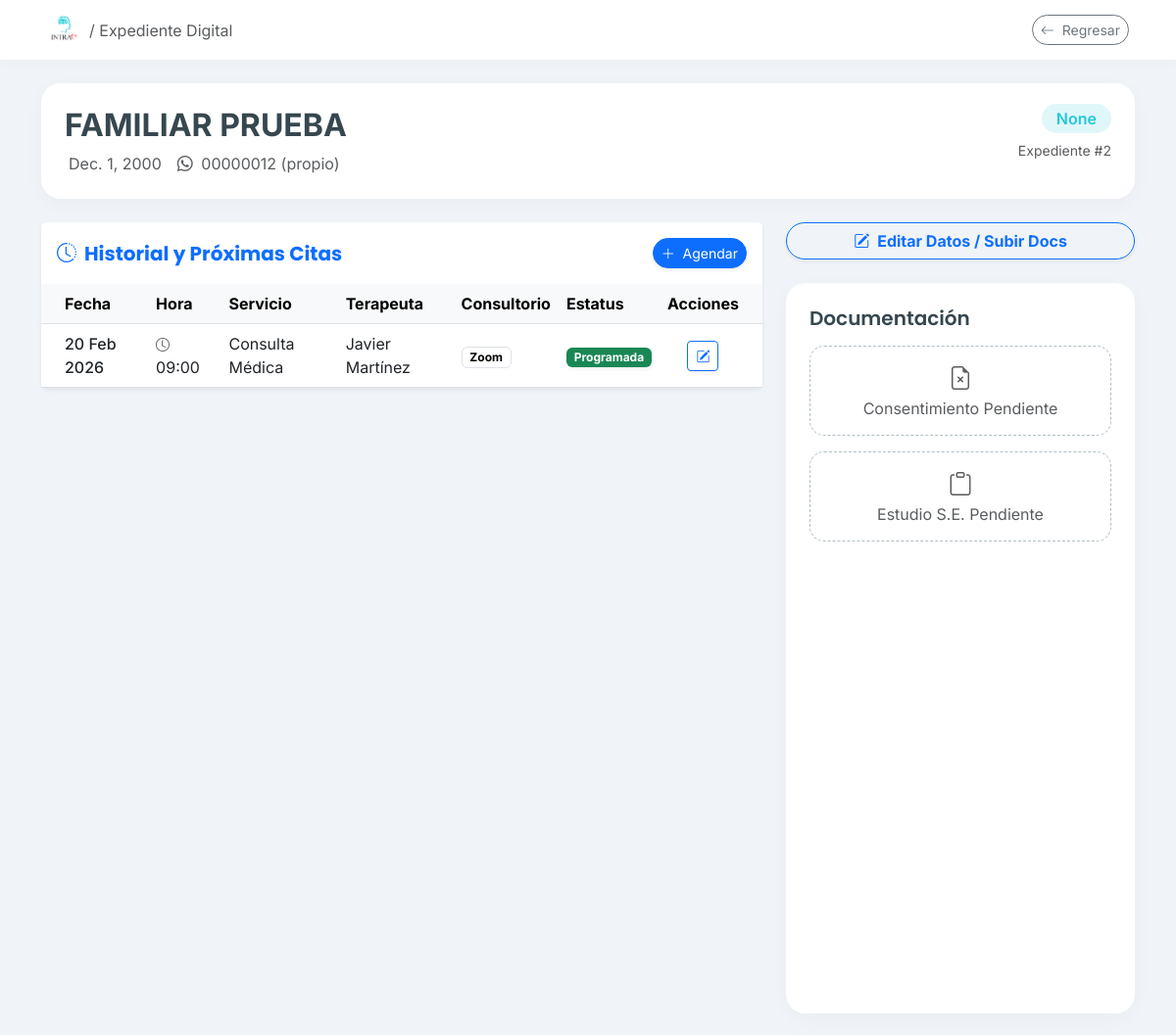
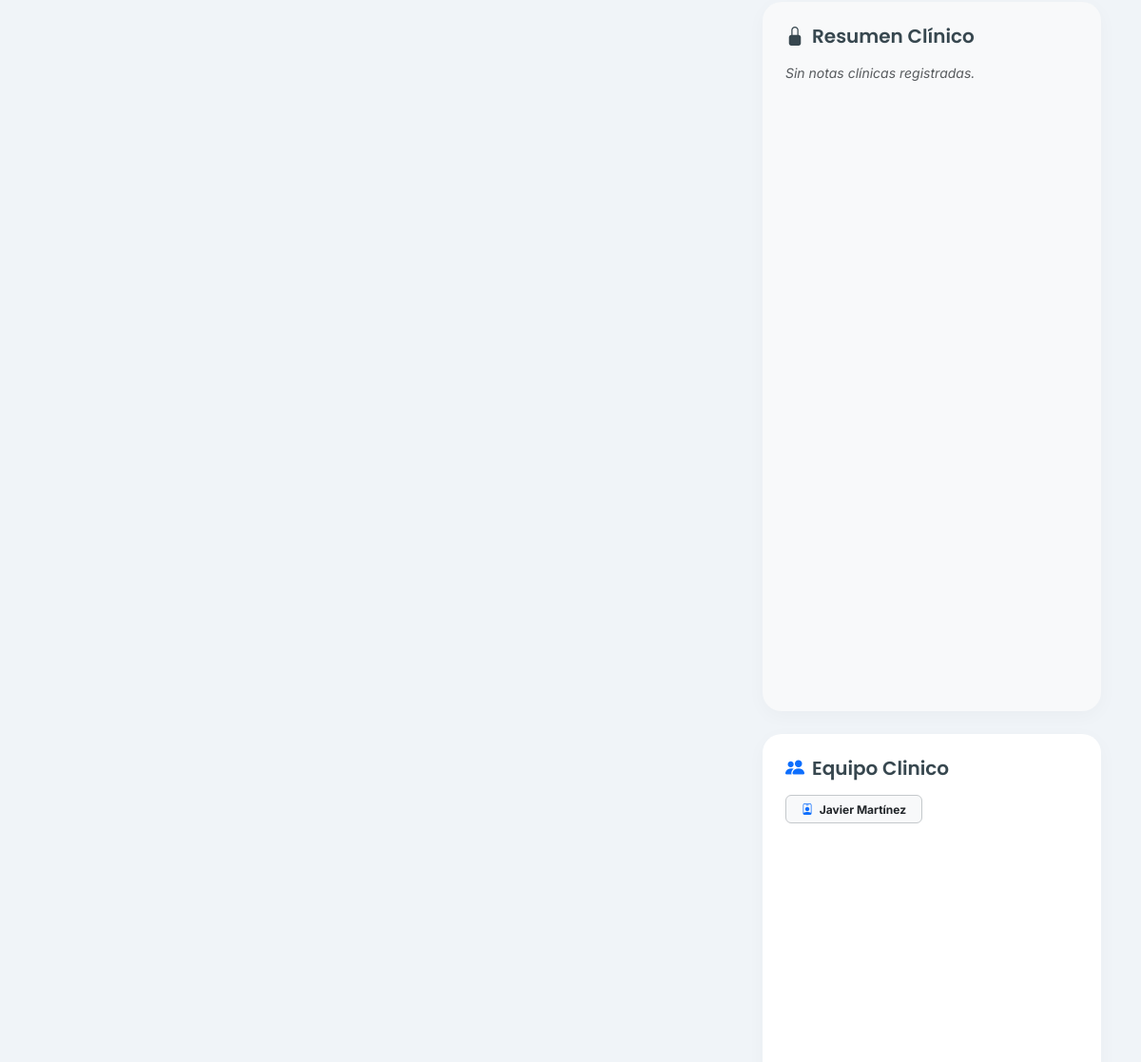
/pacientes/2/ (upper part), run on an earlier commit of the app's database (2 pictures, top to bottom).
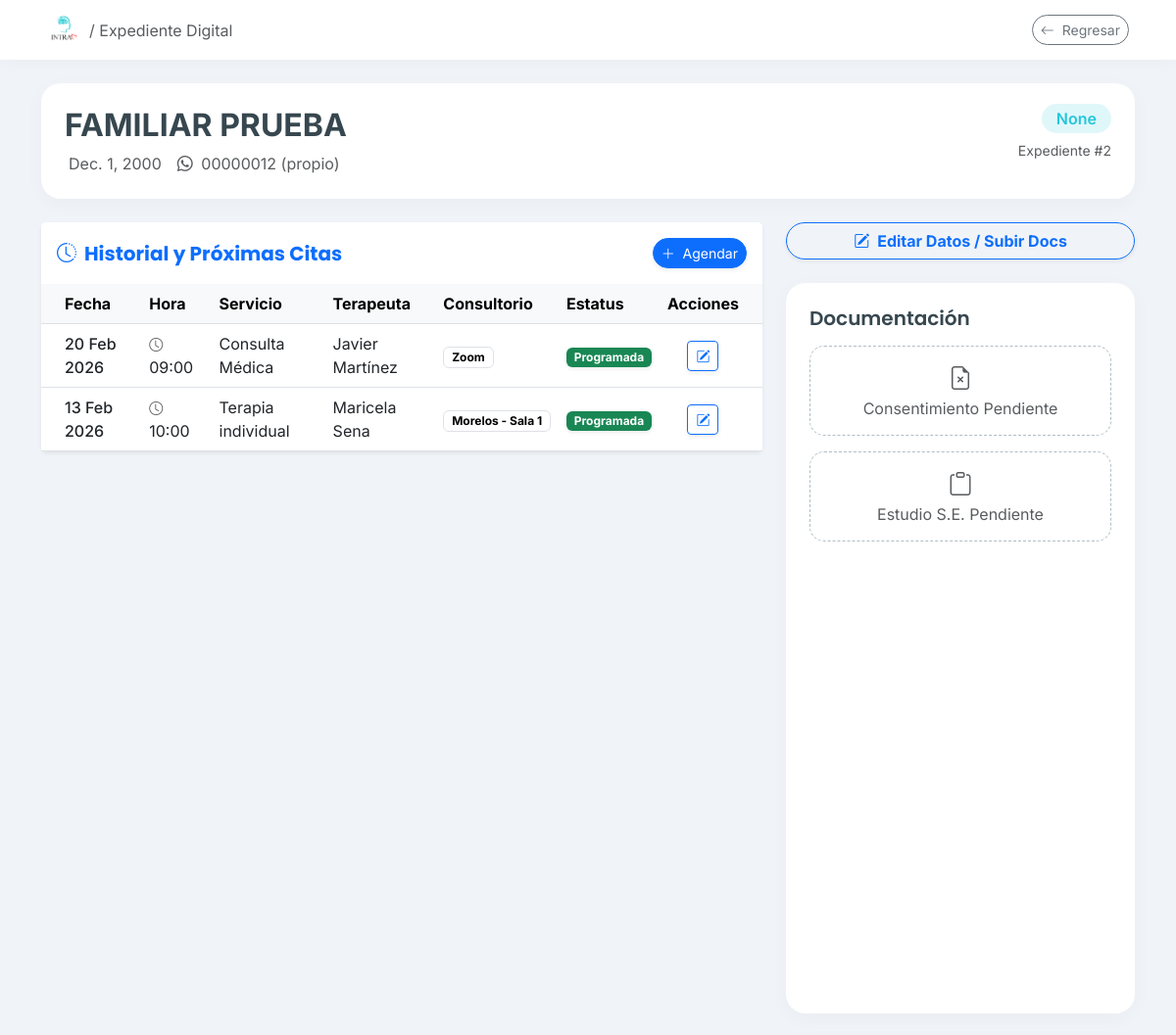
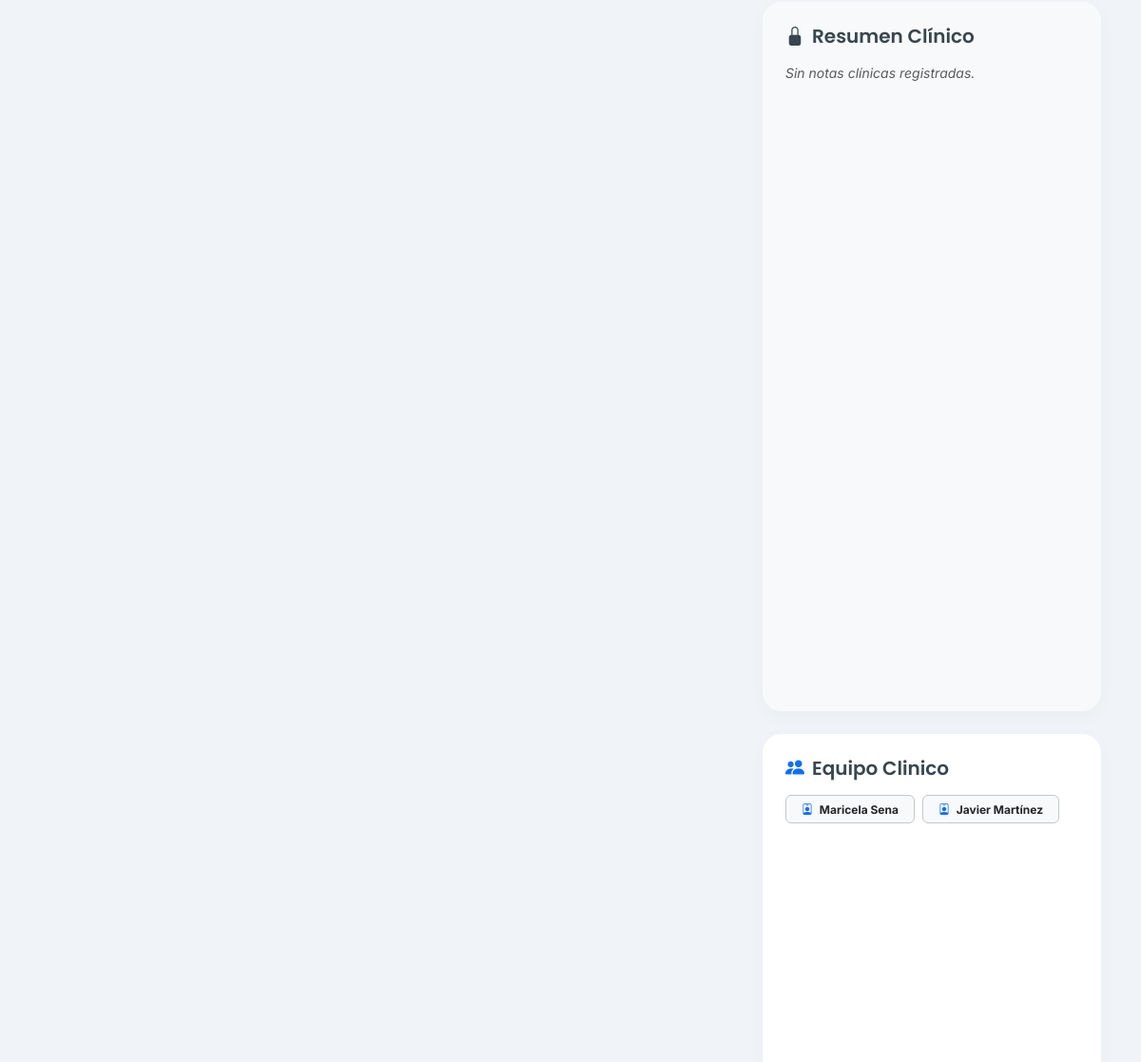
And on a later commit of the database (2 pictures, top to bottom).
### clinica/models.py (models this page shows, shortened)
class Cita(models.Model):
    ESTATUS_CHOICES = [
        ('programada', 'Programada'),
        ('asistio', 'Asistió'),
        ('cancelada', 'Cancelada'),
        ('no_asistio', 'No Asistió'),
    ]
    PAGO_CHOICES = [
        ('Efectivo', 'Efectivo'),
        ('Transferencia', 'Transferencia'),
        ('Terminal', 'Terminal'),
        ('Pase', 'Pase'),
        ('Gratuito', 'Gratuito'),
        ('Pendiente', 'Pendiente'),
    ]
    paciente = models.ForeignKey(Paciente, on_delete=models.CASCADE, related_name='citas')
    fecha = models.DateField()
    hora = models.TimeField()
    division = models.ForeignKey(Division, on_delete=models.SET_NULL, null=True)
    consultorio = models.ForeignKey(Consultorio, on_delete=models.SET_NULL, null=True)
    servicio = models.ForeignKey(Servicio, on_delete=models.SET_NULL, null=True)
    terapeuta = models.ForeignKey(Terapeuta, on_delete=models.SET_NULL, null=True)
    costo = models.DecimalField(max_digits=10, decimal_places=2, null=True, blank=True)
    metodo_pago = models.CharField(max_length=50, null=True, blank=True)
    estatus = models.CharField(max_length=20, choices=ESTATUS_CHOICES, default='programada')
    folio_fiscal = models.CharField(max_length=100, blank=True, null=True)
    notas = models.TextField(blank=True, null=True)
    class Meta:
        verbose_name = "Cita"
        verbose_name_plural = "Citas"
        ordering = ['-fecha', '-hora']

class Servicio(models.Model):
    nombre = models.CharField(max_length=100)
    def __str__(self):
        return self.nombre

class Terapeuta(models.Model):
    nombre = models.CharField(max_length=100)
    activo = models.BooleanField(default=True)
    def __str__(self):
        return self.nombre

class Consultorio(models.Model):
    nombre = models.CharField(max_length=100)
    def __str__(self):
        return self.nombre

### clinica/views.py (the view)
# urls.py: path('pacientes/<int:paciente_id>/', clinica_views.detalle_paciente, name='detalle_paciente'),
def detalle_paciente(request, paciente_id):
    paciente = get_object_or_404(Paciente, id=paciente_id)
    historial = Cita.objects.filter(paciente=paciente).order_by('-fecha', '-hora')
    terapeutas_previos = set(cita.terapeuta for cita in historial if cita.terapeuta)
    context = {
        'paciente': paciente,
        'historial': historial,
        'terapeutas_previos': terapeutas_previos, # Pasamos la lista al HTML
    }
    return render(request, 'clinica/detalle_paciente.html', context)

### clinica/templates/clinica/detalle_paciente.html (shortened to what the changed rows need)
{% load static %}
<!DOCTYPE html>
<html lang="es">
<head>
    <link href="https://cdn.jsdelivr.net/npm/bootstrap@5.3.0/dist/css/bootstrap.min.css" rel="stylesheet">
    <link rel="stylesheet" href="https://cdn.jsdelivr.net/npm/bootstrap-icons@1.10.5/font/bootstrap-icons.css">
</head>
<body>
    <div class="container mb-5">
        <div class="card-zen p-4 mb-4">
            <div class="d-flex justify-content-between align-items-start flex-wrap">
                <div>
                    <h2 class="fw-bold mb-1">{{ paciente.nombre }}</h2>
                </div>
            </div>
        </div>
        <div class="row">
            <div class="col-lg-8">
                <div class="card shadow-sm border-0 mb-4">
                    <div class="card-body p-0">
                        <div class="table-responsive">
                            <table class="table table-hover align-middle mb-0">
                                <thead class="table-light">
                                    <tr>
                                        <th class="ps-4">Fecha</th>
                                        <th>Hora</th>
                                        <th>Servicio</th>
                                        <th>Terapeuta</th>
                                        <th>Consultorio</th>
                                        <th>Estatus</th>
                                        <th class="text-center pe-4">Acciones</th>
                                    </tr>
                                </thead>
                                <tbody>
                                    {% for cita in historial %}
                                    <tr class="{% if cita.estatus == 'programada' %}bg-warning bg-opacity-10{% endif %}">
                                        <td class="ps-4 fw-medium">{{ cita.fecha|date:"d M Y" }}</td>
                                        <td>
                                            <i class="bi bi-clock small text-muted me-1"></i>
                                            {{ cita.hora|time:"H:i" }}
                                        </td>
                                        <td>{{ cita.servicio }}</td>
                                        <td>{{ cita.terapeuta }}</td>
                                        <td><span class="badge text-bg-light border">{{ cita.consultorio }}</span></td>
                                        <td>
                                            {% if cita.estatus == 'programada' %}
                                                <span class="badge bg-success shadow-sm">Programada</span>
                                            {% elif cita.estatus == 'realizada' %}
                                                <span class="badge bg-primary">Realizada</span>
                                            {% elif cita.estatus == 'cancelada' %}
                                                <span class="badge bg-danger">Cancelada</span>
                                            {% else %}
                                                <span class="badge bg-secondary">{{ cita.estatus }}</span>
                                            {% endif %}
                                        </td>
                                        <td class="text-center pe-4">
                                            {% if cita.estatus == 'programada' %}
                                                <a href="{% url 'editar_cita' cita.id %}?next=paciente"
                                                   class="btn btn-sm btn-outline-primary shadow-sm"
                                                   title="Editar Cita Próxima">
                                                    <i class="bi bi-pencil-square"></i>
                                                </a>
                                            {% else %}
                                                <span class="text-muted small"><i class="bi bi-dash"></i></span>
                                            {% endif %}
                                        </td>
                                    </tr>
                                    {% endfor %}
                                </tbody>
                            </table>
                        </div>
                    </div>
                </div>
            </div> <div class="col-lg-4">
                <div class="card-zen p-4 mb-4">
                    {% if terapeutas_previos %}
                        <div class="d-flex flex-wrap gap-2">
                            {% for terapeuta in terapeutas_previos %}
                                <span class="badge bg-light text-dark border border-secondary-subtle px-3 py-2">
                                    <i class="bi bi-person-badge me-1 text-primary"></i> {{ terapeuta }}
                                </span>
                            {% endfor %}
                        </div>
                    {% else %}
                        <p class="small text-muted fst-italic mb-0">No hay registro de terapeutas previos.</p>
                    {% endif %}
                </div>
            </div> </div> </div> <script src="https://cdn.jsdelivr.net/npm/bootstrap@5.3.0/dist/js/bootstrap.bundle.min.js"></script>
</body>
</html>

What changed in the data, as far as the page shows it:
added Cita: fecha "13 Feb 2026", hora "10:00", servicio "Terapia individual", terapeuta "Maricela Sena", consultorio "Morelos - Sala 1", estatus "Programada"
now on this page (row unchanged): Terapeuta: nombre "Maricela Sena"
